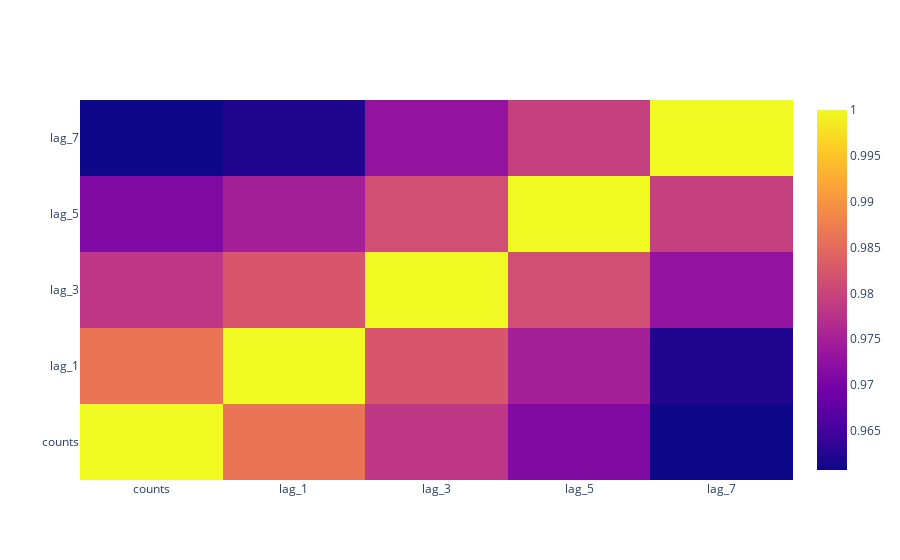

Notebook code cell kept with this figure:
### Code cell
corr_matrix = data.corr()
fig = go.Figure()

fig.add_trace(go.Heatmap(
    x = corr_matrix.columns,
    y = corr_matrix.index,
    z = corr_matrix.values
))
fig.show()

### Figure 1 — Plotly figure (JSON) as saved in the notebook; plotly's stock layout.template omitted (floating-point values rounded to 4 significant figures)
{"data": [{"type": "heatmap", "x": ["counts", "lag_1", "lag_3", "lag_5", "lag_7"], "y": ["counts", "lag_1", "lag_3", "lag_5", "lag_7"], "z": [[1, 0.9864, 0.9782, 0.9712, 0.9607], [0.9864, 1, 0.9824, 0.975, 0.9622], [0.9782, 0.9824, 1, 0.9814, 0.9729], [0.9712, 0.975, 0.9814, 1, 0.9794], [0.9607, 0.9622, 0.9729, 0.9794, 1]]}], "layout": {}}
